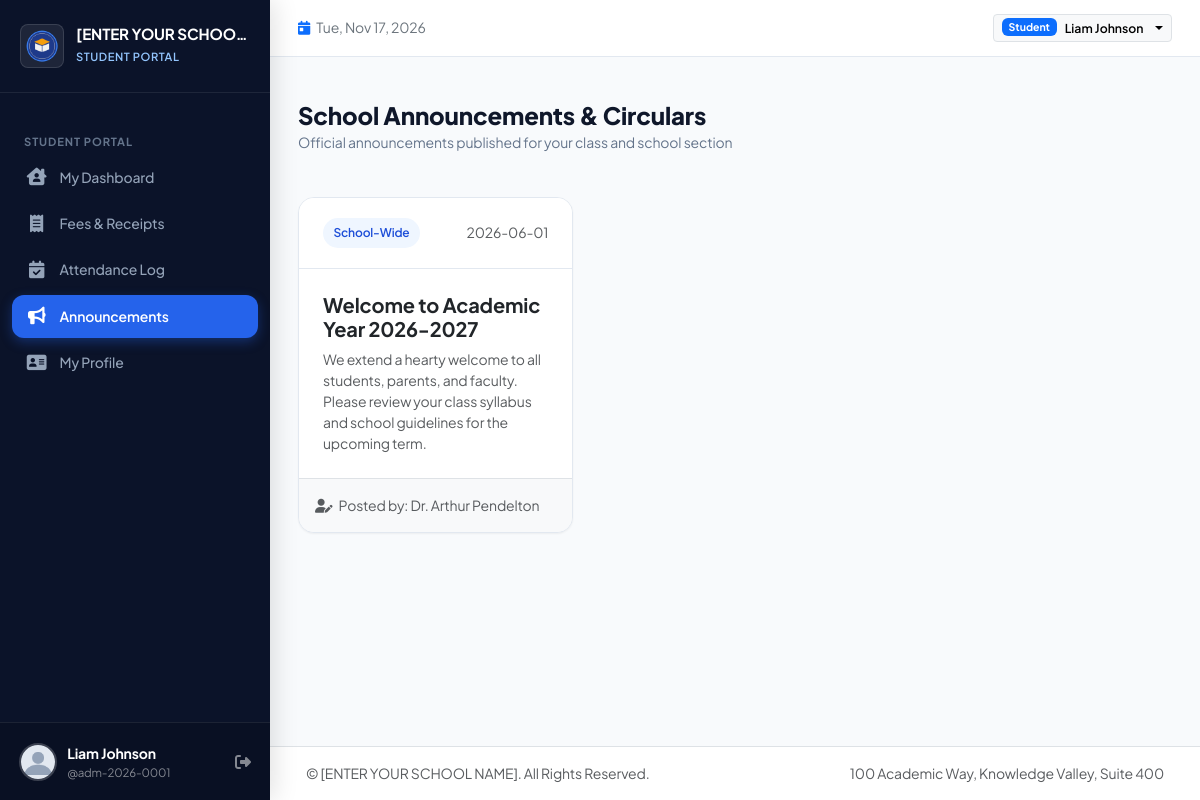
/student/notices (signed in), run on the app's committed database.
### tables this page shows
CREATE TABLE school_settings (
        id INTEGER PRIMARY KEY,
        school_name TEXT NOT NULL DEFAULT '[ENTER YOUR SCHOOL NAME]',
        school_address TEXT DEFAULT '',
        school_phone TEXT DEFAULT '',
        school_email TEXT DEFAULT '',
        school_website TEXT DEFAULT '',
        headmaster_name TEXT DEFAULT '',
        currency_symbol TEXT DEFAULT '$',
        logo_path TEXT DEFAULT '',
        updated_at TIMESTAMP DEFAULT CURRENT_TIMESTAMP
    );

CREATE TABLE users (
        id INTEGER PRIMARY KEY AUTOINCREMENT,
        username TEXT NOT NULL UNIQUE,
        password_hash TEXT NOT NULL,
        role TEXT NOT NULL CHECK(role IN ('admin', 'teacher', 'student')),
        full_name TEXT NOT NULL,
        email TEXT DEFAULT '',
        phone TEXT DEFAULT '',
        is_active INTEGER DEFAULT 1,
        created_at TIMESTAMP DEFAULT CURRENT_TIMESTAMP
    );

CREATE TABLE notices (
        id INTEGER PRIMARY KEY AUTOINCREMENT,
        title TEXT NOT NULL,
        content TEXT NOT NULL,
        target_type TEXT NOT NULL CHECK(target_type IN ('all', 'section', 'class')),
        target_section_id INTEGER REFERENCES school_sections(id) ON DELETE SET NULL,
        target_class_id INTEGER REFERENCES classes(id) ON DELETE SET NULL,
        publish_date DATE NOT NULL,
        expiry_date DATE,
        is_active INTEGER DEFAULT 1,
        author_user_id INTEGER REFERENCES users(id) ON DELETE SET NULL,
        created_at TIMESTAMP DEFAULT CURRENT_TIMESTAMP
    );

### routes/student.py (the view)
@student_bp.route('/notices')
def notices():
    student = _get_current_student_data()
    db = get_db()
    notices_list = db.execute("""
        SELECT n.*, u.full_name as author_name
        FROM notices n
        LEFT JOIN users u ON n.author_user_id = u.id
        WHERE n.is_active = 1
          AND (n.expiry_date IS NULL OR n.expiry_date >= ?)
          AND (
              n.target_type = 'all'
              OR (n.target_type = 'section' AND n.target_section_id = ?)
              OR (n.target_type = 'class' AND n.target_class_id = ?)
          )
        ORDER BY n.publish_date DESC;
    """, (date.today().isoformat(), student['school_section_id'], student['class_id'])).fetchall()
    return render_template('student/notices.html',
        settings=get_school_settings(),
        student=student,
        notices=notices_list
    )

### models.py (called while the page is built, shortened)
def get_db():
    if 'db' not in g:
        db_path = current_app.config.get('DATABASE_PATH', Config.DATABASE_PATH)
        g.db = sqlite3.connect(db_path)
        g.db.row_factory = sqlite3.Row
        g.db.execute("PRAGMA foreign_keys = ON;")
    return g.db

def get_school_settings():
    db = get_db()
    row = db.execute("SELECT * FROM school_settings WHERE id = 1;").fetchone()
    if row:
        return dict(row)

    @property
    def is_active(self):
        return self._is_active

    @staticmethod
    def get_by_id(user_id):
        db = get_db()
        cursor = db.execute("SELECT * FROM users WHERE id = ?", (user_id,))
        row = cursor.fetchone()
        if not row:
            return None
        return User._build_from_row(row)

### routes/student.py (called while the page is built)
@student_bp.before_request
@login_required
@student_required
def student_before_request():
    if not current_user.student_id:
        abort(403)

def _get_current_student_data():
    db = get_db()
    student = db.execute("""
        SELECT s.*, sec.name as section_name, c.name as class_name, cs.section_name as class_section_name,
               ay.name as academic_year_name, u.username
        FROM students s
        LEFT JOIN school_sections sec ON s.school_section_id = sec.id
        LEFT JOIN classes c ON s.class_id = c.id
        LEFT JOIN class_sections cs ON s.class_section_id = cs.id
        LEFT JOIN academic_years ay ON s.academic_year_id = ay.id
        LEFT JOIN users u ON s.user_id = u.id
        WHERE s.id = ?;
    """, (current_user.student_id,)).fetchone()
    return student

### templates/student/notices.html (shortened to what this page needs)
{% extends "base.html" %}
{% block content %}
<div class="page-header">
  <div>
    <h2 class="page-title">School Announcements & Circulars</h2>
    <p class="page-subtitle">Official announcements published for your class and school section</p>
  </div>
</div>
<div class="row g-4">
  {% for n in notices %}
    <div class="col-md-6 col-lg-4">
      <div class="card-custom h-100 d-flex flex-column">
        <div class="card-custom-header">
          <span class="badge-custom badge-primary">
            {% if n.target_type == 'all' %}School-Wide
            {% elif n.target_type == 'section' %}Section Notice
            {% else %}Class Circular{% endif %}
          </span>
          <span class="small text-muted">{{ n.publish_date }}</span>
        </div>
        <div class="card-custom-body flex-grow-1">
          <h5 class="fw-bold text-dark mb-2">{{ n.title }}</h5>
          <p class="text-muted small mb-0" style="white-space: pre-line;">{{ n.content }}</p>
        </div>
        {% if n.author_name %}
        <div class="p-3 bg-light border-top small text-muted">
          <i class="fa-solid fa-user-pen me-1"></i> Posted by: {{ n.author_name }}
        </div>
        {% endif %}
      </div>
    </div>
  {% endfor %}
</div>
{% endblock %}

### templates/base.html (shortened to what this page needs)
<!DOCTYPE html>
<html lang="en">
<head>
  <link href="https://cdn.jsdelivr.net/npm/bootstrap@5.3.3/dist/css/bootstrap.min.css" rel="stylesheet">
  <link rel="stylesheet" href="https://cdnjs.cloudflare.com/ajax/libs/font-awesome/6.5.1/css/all.min.css">
  <link rel="stylesheet" href="{{ url_for('static', filename='css/style.css') }}">
</head>
<body>
  <div class="app-wrapper">
    <aside class="sidebar">
      <div class="sidebar-header">
        <img src="{% if school_settings.logo_path %}{{ url_for('static', filename=school_settings.logo_path) }}{% else %}{{ url_for('static', filename='images/default_logo.png') }}{% endif %}"
             alt="School Logo" class="school-brand-logo">
        <div class="school-brand-info">
          <h1 class="school-brand-name" title="{{ school_settings.school_name }}">{{ school_settings.school_name }}</h1>
          <span class="school-brand-badge">
            {% if current_user.role == 'admin' %}Headmaster Portal
            {% elif current_user.role == 'teacher' %}Teacher Portal
            {% elif current_user.role == 'student' %}Student Portal
            {% else %}Portal{% endif %}
          </span>
        </div>
      </div>
      <div class="sidebar-nav">
        {% if current_user.role == 'admin' %}
          <div class="nav-section-title">Overview</div>
          <a href="{{ url_for('admin.dashboard') }}" class="sidebar-link {% if request.endpoint == 'admin.dashboard' %}active{% endif %}">
            <i class="fa-solid fa-chart-pie"></i>
            <span>Dashboard</span>
          </a>
          <div class="nav-section-title">Academic & Students</div>
          <a href="{{ url_for('admin.students') }}" class="sidebar-link {% if request.endpoint in ['admin.students', 'admin.student_create', 'admin.student_view', 'admin.student_edit'] %}active{% endif %}">
            <i class="fa-solid fa-user-graduate"></i>
            <span>Student Records</span>
          </a>
          <a href="{{ url_for('admin.sections_classes') }}" class="sidebar-link {% if request.endpoint == 'admin.sections_classes' %}active{% endif %}">
            <i class="fa-solid fa-sitemap"></i>
            <span>Sections & Classes</span>
          </a>
          <a href="{{ url_for('admin.teachers') }}" class="sidebar-link {% if request.endpoint in ['admin.teachers', 'admin.teacher_create'] %}active{% endif %}">
            <i class="fa-solid fa-chalkboard-user"></i>
            <span>Teachers & Staff</span>
          </a>
          <div class="nav-section-title">Finance & Fees</div>
          <a href="{{ url_for('admin.fee_structures') }}" class="sidebar-link {% if request.endpoint == 'admin.fee_structures' %}active{% endif %}">
            <i class="fa-solid fa-layer-group"></i>
            <span>Fee Structures</span>
          </a>
          <a href="{{ url_for('admin.payments') }}" class="sidebar-link {% if request.endpoint in ['admin.payments', 'admin.payment_receipt'] %}active{% endif %}">
            <i class="fa-solid fa-receipt"></i>
            <span>Fee Payments</span>
          </a>
          <a href="{{ url_for('admin.fee_reports') }}" class="sidebar-link {% if request.endpoint == 'admin.fee_reports' %}active{% endif %}">
            <i class="fa-solid fa-file-invoice-dollar"></i>
            <span>Financial Reports</span>
          </a>
          <div class="nav-section-title">Operations</div>
          <a href="{{ url_for('admin.attendance') }}" class="sidebar-link {% if request.endpoint == 'admin.attendance' %}active{% endif %}">
            <i class="fa-solid fa-clipboard-user"></i>
            <span>Daily Attendance</span>
          </a>
          <a href="{{ url_for('admin.notices') }}" class="sidebar-link {% if request.endpoint == 'admin.notices' %}active{% endif %}">
            <i class="fa-solid fa-bullhorn"></i>
            <span>Announcements</span>
          </a>
          <a href="{{ url_for('admin.settings') }}" class="sidebar-link {% if request.endpoint == 'admin.settings' %}active{% endif %}">
            <i class="fa-solid fa-sliders"></i>
            <span>School Settings</span>
          </a>
          <a href="{{ url_for('admin.audit_logs') }}" class="sidebar-link {% if request.endpoint == 'admin.audit_logs' %}active{% endif %}">
            <i class="fa-solid fa-shield-halved"></i>
            <span>Audit Trail</span>
          </a>
        {% elif current_user.role == 'student' %}
          <div class="nav-section-title">Student Portal</div>
          <a href="{{ url_for('student.dashboard') }}" class="sidebar-link {% if request.endpoint == 'student.dashboard' %}active{% endif %}">
            <i class="fa-solid fa-house-chimney-user"></i>
            <span>My Dashboard</span>
          </a>
          <a href="{{ url_for('student.fees') }}" class="sidebar-link {% if request.endpoint == 'student.fees' %}active{% endif %}">
            <i class="fa-solid fa-receipt"></i>
            <span>Fees & Receipts</span>
          </a>
          <a href="{{ url_for('student.attendance') }}" class="sidebar-link {% if request.endpoint == 'student.attendance' %}active{% endif %}">
            <i class="fa-solid fa-calendar-check"></i>
            <span>Attendance Log</span>
          </a>
          <a href="{{ url_for('student.notices') }}" class="sidebar-link {% if request.endpoint == 'student.notices' %}active{% endif %}">
            <i class="fa-solid fa-bullhorn"></i>
            <span>Announcements</span>
          </a>
          <a href="{{ url_for('student.profile') }}" class="sidebar-link {% if request.endpoint == 'student.profile' %}active{% endif %}">
            <i class="fa-solid fa-address-card"></i>
            <span>My Profile</span>
          </a>
        {% endif %}
      </div>
      <div class="sidebar-footer">
        <div class="sidebar-user">
          <img src="{{ url_for('static', filename='images/default_avatar.png') }}" alt="Avatar" class="user-avatar">
          <div class="flex-grow-1 overflow-hidden">
            <div class="text-white fw-bold text-truncate small">{{ current_user.full_name }}</div>
            <div class="text-white-50 text-truncate" style="font-size: 0.72rem;">@{{ current_user.username }}</div>
          </div>
          <a href="{{ url_for('auth.logout') }}" class="text-white-50 hover-white" title="Logout">
            <i class="fa-solid fa-right-from-bracket"></i>
          </a>
        </div>
      </div>
    </aside>
    <div class="main-wrapper">
      <header class="topbar">
        <div class="d-flex align-items-center gap-3">
          <div class="d-none d-md-block text-secondary small">
            <i class="fa-solid fa-calendar-day me-1 text-primary"></i>
            <span id="currentDateDisplay">Today</span>
          </div>
        </div>
        <div class="d-flex align-items-center gap-3">
          <div class="dropdown">
            <button class="btn btn-light btn-sm border dropdown-toggle d-flex align-items-center gap-2" type="button" data-bs-toggle="dropdown">
              <span class="badge bg-primary text-capitalize">{{ current_user.role }}</span>
              <span class="fw-semibold small d-none d-sm-inline">{{ current_user.full_name }}</span>
            </button>
          </div>
        </div>
      </header>
      <div class="container-fluid px-4 pt-3">
      </div>
      <main class="content-area">
        {% block content %}{% endblock %}
      </main>
      <footer class="bg-white border-top py-3 px-4 text-center text-muted small mt-auto">
        <div class="container-fluid d-flex flex-column flex-sm-row justify-content-between align-items-center gap-2">
          <span>&copy; {{ school_settings.school_name }}. All Rights Reserved.</span>
          <span>{{ school_settings.school_address }}</span>
        </div>
      </footer>
    </div>
  </div>
</body>
</html>

### data on the page
school_settings: school_name "[ENTER YOUR SCHOO…", school_name "[ENTER YOUR SCHOOL NAME]", school_address "100 Academic Way, Knowledge Valley, Suite 400"
users: full_name "Liam Johnson", username "adm-2026-0001", role "Student"
notices: target_type "School-Wide", publish_date "2026-06-01", title "Welcome to Academic Year 2026-2027", content "We extend a hearty welcome to all students, parents, and faculty. Please review your class syllabus and school guidelines for the upcoming term.", author_name "Dr. Arthur Pendelton"
